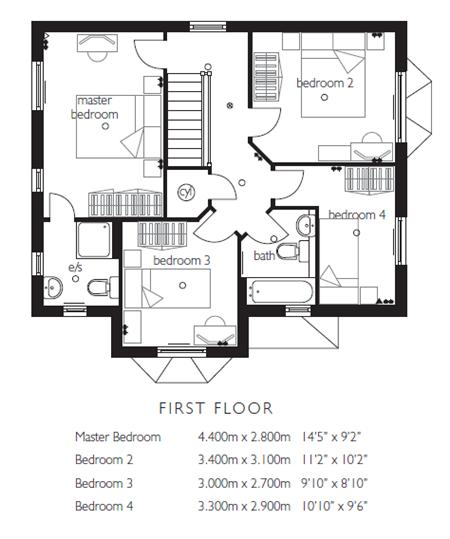
#> input picture Data/floorplans_VOA/DFirstFloor.jpg, 450 x 539 px
$ python -i bearing_walls.py   (imports and definitions only)
#> lines starting #> are read from the running program, lines starting #| are printed output that depends on the picture; after the words box and inside, x2 and y2 are one past the last pixel; in counts of white or black regions, pixels touching at a corner belong together
import cv2
import random
from matplotlib import pyplot as plt
import numpy as np
import matplotlib.pyplot as plt
import numpy as numpy
from skimage import io
from skimage import morphology


def get_bearing_walls(origianl_image):
    gray = cv2.cvtColor(origianl_image, cv2.COLOR_RGB2GRAY)

    # binary inverse thresholding
    _, thresh = cv2.threshold(gray, 127, 255, cv2.THRESH_BINARY_INV)
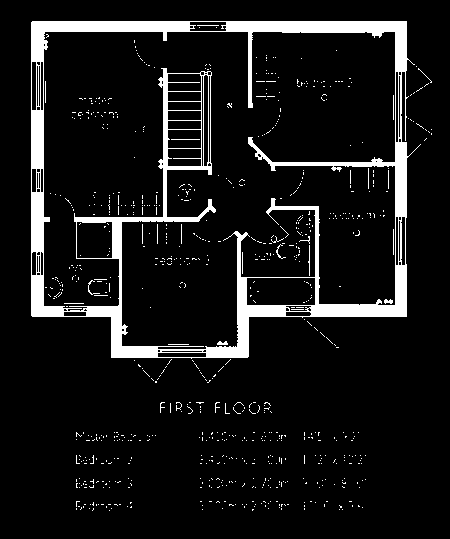
#> thresh: shape (539, 450); 9% white; 782 white regions (761 under 20 px), largest, box (x1, y1, x2, y2) and area: (31, 21, 421, 359) 19443, (88, 280, 100, 295) 34, (308, 245, 310, 276) 33

    kernel = np.ones((3, 3), np.float32)
    bearing_walls = cv2.morphologyEx(thresh, cv2.MORPH_OPEN, kernel)
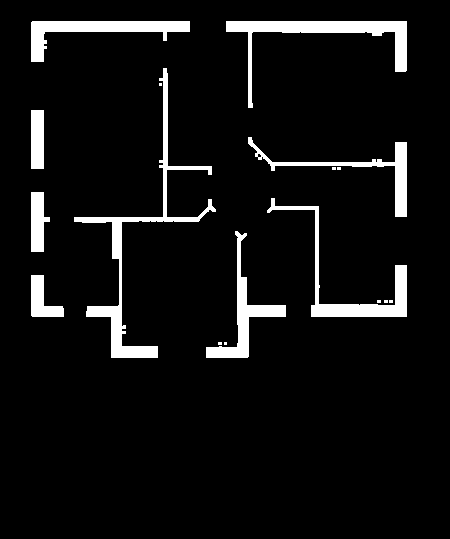
#> bearing_walls: shape (539, 450); 7% white; 17 white regions (8 under 20 px), largest, box (x1, y1, x2, y2) and area: (74, 68, 216, 358) 3492, (226, 21, 407, 108) 2909, (267, 198, 407, 317) 2315

    # _, bearing_walls_inv = cv2.threshold(bearing_walls, 127, 255, cv2.THRESH_BINARY_INV)

    return bearing_walls


def get_external_bearing_walls(img):

    gray_img = cv2.cvtColor(img, cv2.COLOR_RGB2GRAY)

    ret, th = cv2.threshold(gray_img, 0, 255, cv2.THRESH_BINARY_INV | cv2.THRESH_OTSU)

    kernel1 = np.ones((5, 5), np.uint8)  # square image kernel used for erosion
    erode1 = cv2.erode(th, kernel1, iterations=2)
    # cv2.imshow("erode1", erode1)

    kernel1 = np.ones((5, 5), np.uint8)  # square image kernel used for erosion
    dilate1 = cv2.dilate(erode1, kernel1, iterations=2)
    # cv2.imshow("dilate1", dilate1)

    return dilate1


def get_completed_external_bearing_walls(input_img):

    image = get_external_bearing_walls(input_img)

    # fill horizontal gaps
    selem_horizontal = morphology.rectangle(1, 50)
    img_filtered = morphology.closing(image, selem_horizontal)

    # fill vertical gaps
    selem_vertical = morphology.rectangle(80, 1)
    img_filtered = morphology.closing(img_filtered, selem_vertical)

    # plt.imshow(img_filtered, cmap="gray")
    # plt.gca().axis("off")
    # plt.show()

    return img_filtered

def get_component(original_img):

    bearing_walls = get_bearing_walls(original_img)
    _, bearing_walls_inv = cv2.threshold(bearing_walls, 200, 255, cv2.THRESH_BINARY_INV)


    gray = cv2.cvtColor(original_img, cv2.COLOR_RGB2GRAY)

    _, original_img_thresh2 = cv2.threshold(gray, 200, 255, cv2.THRESH_BINARY)
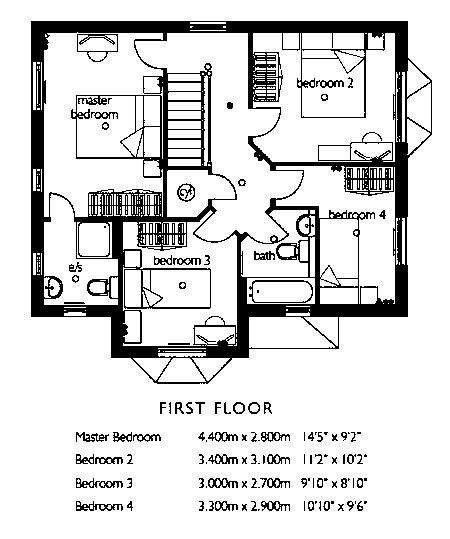
#> original_img_thresh2: shape (539, 450); 84.7% white; 115 black regions (35 under 20 px), largest, box (x1, y1, x2, y2) and area: (31, 21, 432, 384) 31793, (77, 34, 118, 62) 247, (249, 280, 313, 303) 239

    kernel1 = np.ones((1, 1), dtype=np.uint8)
    dilated_bearing_walls = cv2.dilate(bearing_walls_inv, kernel1)
    graphical_img2 = original_img_thresh2 - bearing_walls_inv
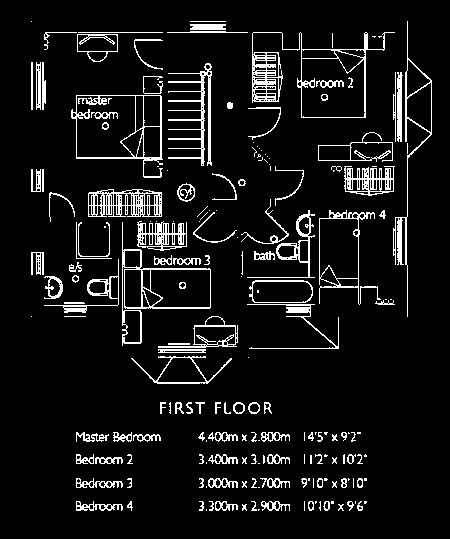
#> graphical_img2: shape (539, 450); values 0 (black) and 1 (white), 8.3% white in thin lines or dots, all inside (x1, y1, x2, y2) = (31, 21, 432, 511)

    ret, thresh1 = cv2.threshold(graphical_img2, 0, 255, cv2.THRESH_BINARY_INV)

    kernel2 = np.zeros((5, 5), dtype=np.uint8)
    dilated_graphics_layer = cv2.dilate(thresh1, kernel2)
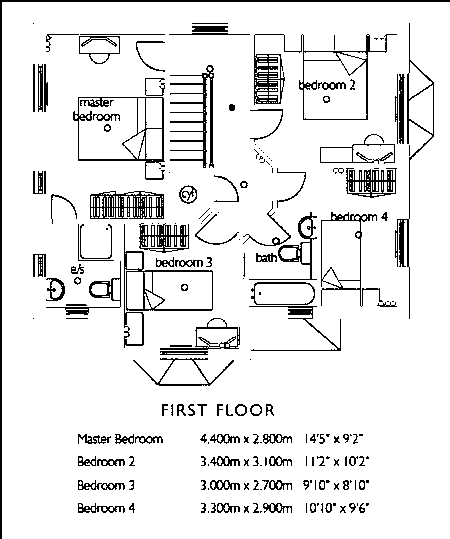
#> dilated_graphics_layer: shape (539, 450); 90.9% white; black in thin lines or dots

    return dilated_graphics_layer

>>> import cv2
>>> picture = cv2.cvtColor(cv2.imread('../Data/floorplans_VOA/DFirstFloor.jpg'), cv2.COLOR_BGR2RGB)
>>> result = get_component(picture)

$ run again, on Data/floorplans_VOA/DGroundFloor.jpg
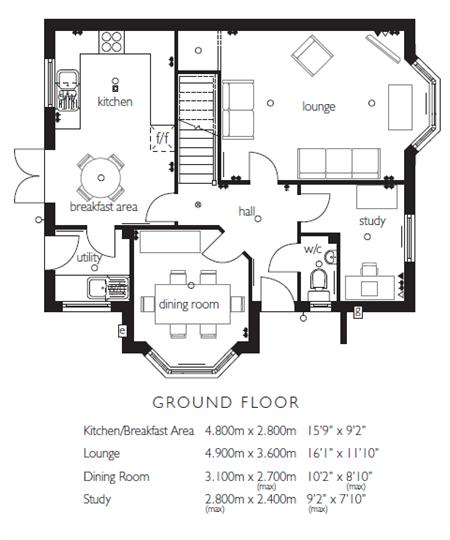
#> input picture Data/floorplans_VOA/DGroundFloor.jpg, 450 x 540 px
#> in get_bearing_walls, `_, thresh = cv2.threshold(gray, 127, 255, cv2.THRESH_BINARY_INV)`:
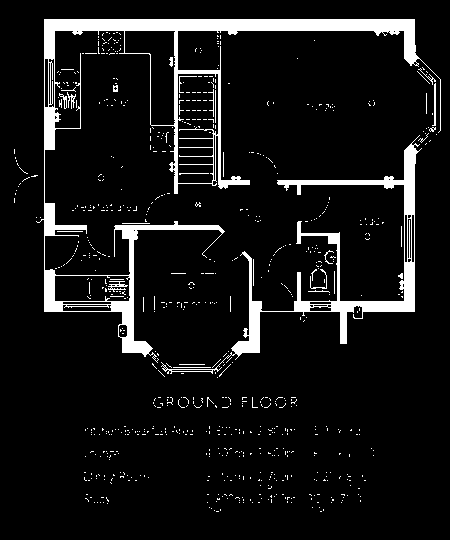
#> thresh: shape (540, 450); 8.2% white; 757 white regions (731 under 20 px), largest, box (x1, y1, x2, y2) and area: (36, 19, 441, 363) 11625, (161, 135, 422, 374) 5434, (108, 281, 128, 292) 93
#> bearing_walls: shape (540, 450); 6.1% white; 19 white regions (10 under 20 px), largest, box (x1, y1, x2, y2) and area: (44, 19, 418, 194) 6554, (297, 221, 415, 344) 2023, (111, 221, 224, 355) 1887
#> original_img_thresh2: shape (540, 450); 86.2% white; 160 black regions (61 under 20 px), largest, box (x1, y1, x2, y2) and area: (14, 18, 441, 379) 24832, (140, 270, 245, 339) 843, (297, 148, 381, 179) 526
#> graphical_img2: shape (540, 450); values 0 (black) and 1 (white), 7.7% white in thin lines or dots, all inside (x1, y1, x2, y2) = (14, 18, 441, 513)
#> in get_component, `dilated_graphics_layer = cv2.dilate(thresh1, kernel2)`:
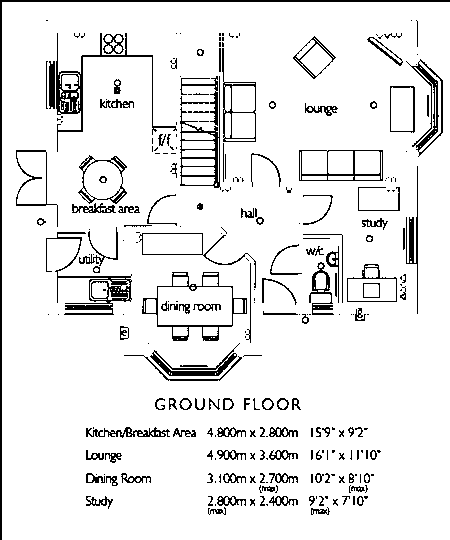
#> dilated_graphics_layer: shape (540, 450); 91.5% white; black in thin lines or dots

$ run again, on Data/floorplans_VOA/First Floor Strafford.jpg
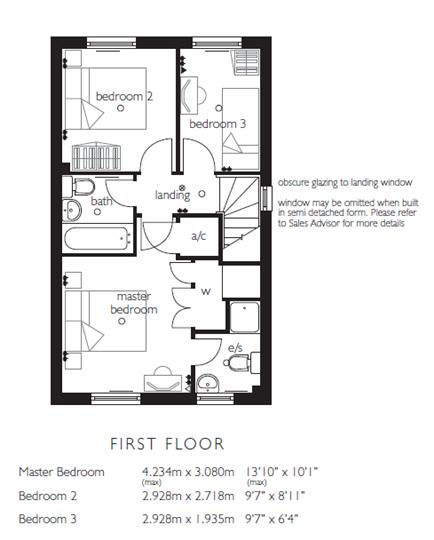
#> input picture Data/floorplans_VOA/First Floor Strafford.jpg, 434 x 540 px
#> in get_bearing_walls, `_, thresh = cv2.threshold(gray, 127, 255, cv2.THRESH_BINARY_INV)`:
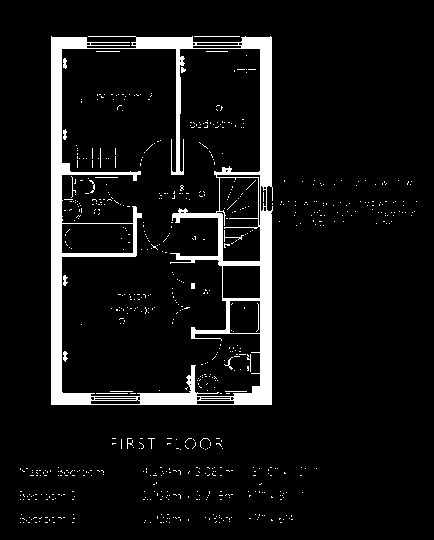
#> thresh: shape (540, 434); 7.3% white; 706 white regions (684 under 20 px), largest, box (x1, y1, x2, y2) and area: (51, 36, 273, 405) 15236, (194, 36, 240, 37) 46, (224, 230, 244, 242) 38
#> bearing_walls: shape (540, 434); 6% white; 17 white regions (11 under 20 px), largest, box (x1, y1, x2, y2) and area: (51, 37, 142, 405) 5545, (172, 211, 272, 405) 4001, (214, 37, 272, 187) 2185, (136, 37, 193, 175) 1283, (140, 365, 197, 405) 828, (191, 283, 195, 289) 24
#> original_img_thresh2: shape (540, 434); 87.6% white; 144 black regions (38 under 20 px), largest, box (x1, y1, x2, y2) and area: (50, 36, 273, 405) 23441, (64, 227, 131, 250) 213, (19, 467, 53, 477) 132
#> graphical_img2: shape (540, 434); values 0 (black) and 1 (white), 6.5% white in thin lines or dots, all inside (x1, y1, x2, y2) = (19, 36, 419, 524)
#> in get_component, `dilated_graphics_layer = cv2.dilate(thresh1, kernel2)`:
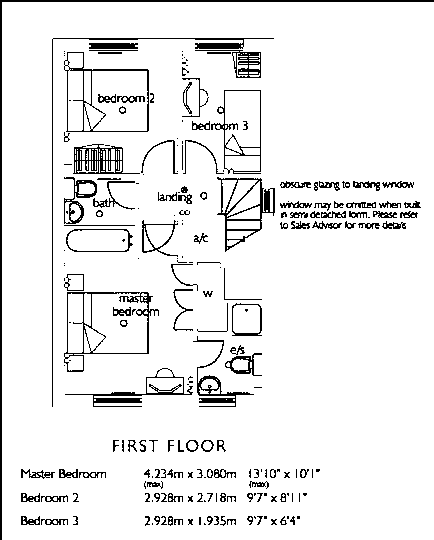
#> dilated_graphics_layer: shape (540, 434); 92.7% white; black in thin lines or dots

$ run again, on Data/floorplans_VOA/Ground Floor Stafford.jpg
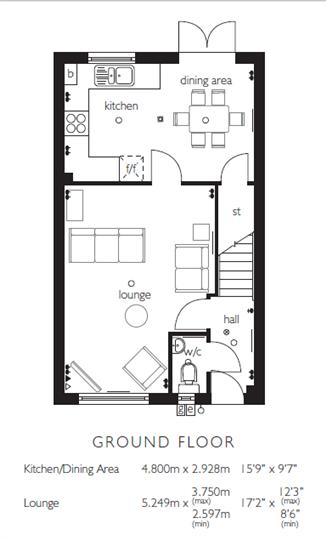
#> input picture Data/floorplans_VOA/Ground Floor Stafford.jpg, 326 x 540 px
#> in get_bearing_walls, `_, thresh = cv2.threshold(gray, 127, 255, cv2.THRESH_BINARY_INV)`:
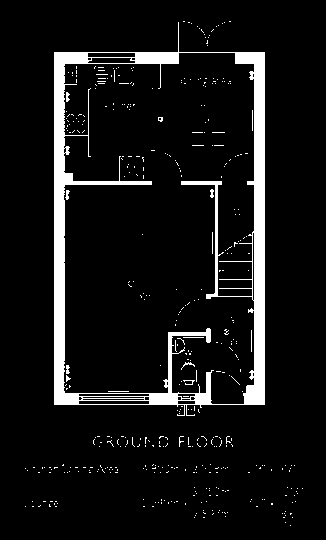
#> thresh: shape (540, 326); 7.8% white; 439 white regions (427 under 20 px), largest, box (x1, y1, x2, y2) and area: (54, 22, 265, 416) 12476, (65, 190, 70, 200) 29, (66, 92, 70, 102) 28
#> bearing_walls: shape (540, 326); 6.4% white; 19 white regions (13 under 20 px), largest, box (x1, y1, x2, y2) and area: (54, 52, 152, 405) 4652, (235, 52, 265, 405) 4325, (149, 328, 211, 405) 799, (181, 181, 222, 299) 538, (135, 52, 179, 64) 528, (195, 372, 211, 405) 297
#> original_img_thresh2: shape (540, 326); 87.4% white; 126 black regions (44 under 20 px), largest, box (x1, y1, x2, y2) and area: (53, 21, 265, 416) 16819, (173, 89, 245, 148) 585, (69, 228, 145, 263) 471
#> graphical_img2: shape (540, 326); values 0 (black) and 1 (white), 6.2% white in thin lines or dots
#> thresh1: shape (540, 326); 93.8% white; black in thin lines or dots
#> in get_component, `dilated_graphics_layer = cv2.dilate(thresh1, kernel2)`:
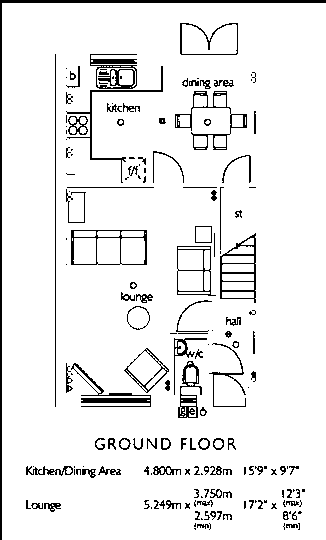
#> dilated_graphics_layer: shape (540, 326); 92.8% white; black in thin lines or dots
